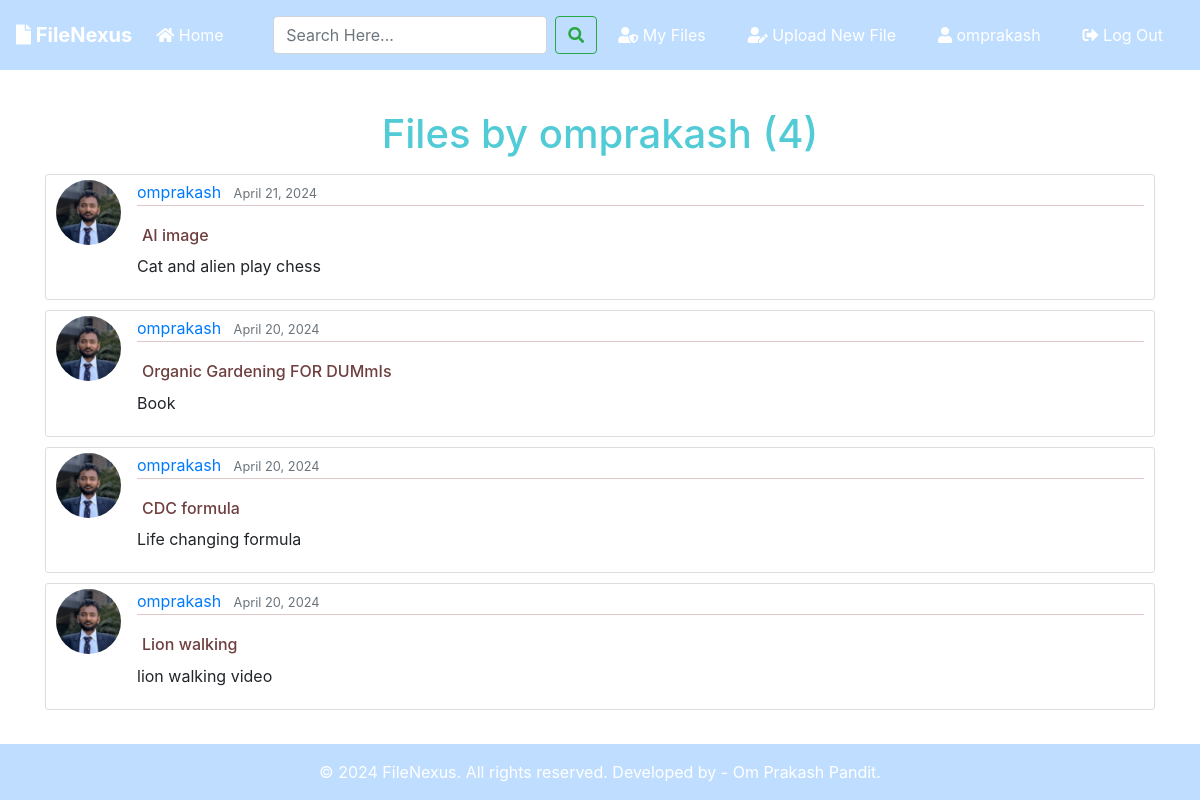
Screenshot of /user/omprakash (signed in) with the database file from the repository.
### blog/models.py (models this page shows, shortened)
class Post(models.Model):
	title = models.CharField(max_length=100)
	file = models.FileField(null=True,blank=True,upload_to='Files')
	content = models.TextField()
	date_posted = models.DateTimeField(default=timezone.now)
	author = models.ForeignKey(User, on_delete=models.CASCADE)
	downloadable = models.BooleanField(default=True)

### users/models.py (models this page shows, shortened)
class Profile(models.Model):
    user = models.OneToOneField(User, on_delete=models.CASCADE)
    image = models.ImageField(default='default.jpg', upload_to='profile_pics')

### blog/views.py (the view)
# urls.py: path('user/<str:username>', UserPostListView.as_view(), name='user-posts'),
class UserPostListView(ListView):
    model = Post
    template_name = 'blog/user_posts.html'  # <app>/<model>_<viewtype>.html
    context_object_name = 'posts'
    paginate_by = 4
    def get_queryset(self):
        user = get_object_or_404(User, username=self.kwargs.get('username'))
        return Post.objects.filter(author=user).order_by('-date_posted')

### blog/templates/blog/user_posts.html (shortened to what this page needs)
{% extends "blog/base.html" %}
{% block content %}
    <h1 class="mb-3">Files by {{ view.kwargs.username }} ({{ page_obj.paginator.count }})</h1>
    {% for post in posts %}
        <article class="media content-section">
          <img class="rounded-circle article-img" src="{{ post.author.profile.image.url }}">
          <div class="media-body">
            <div class="article-metadata">
              <a class="mr-2" href="{% url 'user-posts' post.author.username %}">{{ post.author }}</a>
              <small class="text-muted">{{ post.date_posted|date:"F d, Y" }}</small>
            </div>
            <h2><a class="article-title" href="{% url 'post-detail' post.id %}">{{ post.title }}</a></h2>
            <p class="article-content">{{ post.content }}</p>
          </div>
        </article>
    {% endfor %}
{% endblock content %}

### blog/templates/blog/base.html (shortened to what this page needs)
{% load static %}
{% load tz %}
<!doctype html>
<html lang="en">
<head>
    <link rel="stylesheet" href="https://stackpath.bootstrapcdn.com/bootstrap/4.3.1/css/bootstrap.min.css">
    <link rel="stylesheet" href="https://use.fontawesome.com/releases/v5.8.1/css/all.css">
    <link rel="stylesheet" href="{% static 'blog/main.css' %}">
</head>
<body>
    <nav class="navbar navbar-expand-lg navbar-dark bg-dark">
        <a class="navbar-brand font-weight-bold" href="{% url 'blog-home' %}"><i class="fas fa-file"></i> FileNexus</a>
        <div class="collapse navbar-collapse" id="navbarSupportedContent">
            <ul class="navbar-nav mr-auto">
                <li class="nav-item active">
                    <a class="nav-link" href="{% url 'blog-home' %}"><i class="fas fa-home"></i> Home <span class="sr-only">(current)</span></a>
                </li>
            </ul>
            <form id="searchform" class="form-inline" action="{% url 'search' %}" method="get">
                <input class="form-control mr-sm-2" type="search" name="q" value="{{ request.GET.q }}" placeholder="Search Here..." aria-label="Search">
                <button class="btn btn-outline-success my-2 my-sm-0" type="submit"><i class="fa fa-search"></i></button>
            </form>
            {% if user.is_authenticated %}
            <a href="{% url 'user-posts' user %}" class="btn text-white m-2"><i class="fas fa-user-shield"></i> My Files</a>
            <a href="{% url 'post-create' %}" class="btn text-white m-2"><i class="fas fa-user-edit"></i> Upload New File</a>
            <a href="{% url 'profile' %}" class="btn text-white m-2"><i class="fas fa-user"></i> {{ user.username }}</a>
            <form action="{% url 'logout' %}" method="post" style="display: inline;">
                <button type="submit" class="btn text-white m-2"><i class="fas fa-sign-out-alt"></i> Log Out</button>
            </form>
            {% else %}
            <a href="{% url 'login' %}" class="btn text-white m-2"><i class="fas fa-user-tie"></i> Log In</a>
            <a href="{% url 'register' %}" class="btn text-white m-2"> <i class="fas fa-sign-in-alt"></i> Sign Up</a>
            {% endif %}
        </div>
    </nav>
    <div class="container my-bg">
        {% block content %}
        {% endblock %}
    </div>
    <footer class="footer bg-dark text-white">
        <div class="container text-center py-3">
            © {% now "Y" %} FileNexus. All rights reserved. Developed by - Om Prakash Pandit.
        </div>
    </footer>
</body>
</html>

### blog/static/blog/main.css (style rules this page uses)
html { height: 100%; }
body { background-image: url('https://images.pexels.com/photos/956999/milky-way-starry-sky-night-sky-star-956999.jpeg?auto=compress&cs=tinysrgb&w=1260&h=750&dpr=1'); background-size: cover; background-position: center; background-repeat: no-repeat; background-attachment: fixed; display: flex; flex-direction: column; min-height: 100vh; margin: 0; }
.bg-dark { background-color: rgba(0, 123, 255, .25) !important; }
h2, h3, h4, h5, h6 { color: #58c5cf; margin: 5px; }
h1 { color: #51cbd6; margin: 20px; text-align: center; }
ul { margin: 0; }
.content-section { background: #ffffff; padding: 5px 10px; border: 1px solid #dddddd; border-radius: 3px; margin-bottom: 10px; }
.article-title { color: #6f3f3f; font-size: medium; }
.article-content { white-space: pre-line; }
.article-img { height: 65px; width: 65px; margin-right: 16px; }
.article-metadata { padding-bottom: 1px; margin-bottom: 4px; border-bottom: 1px solid #e1c8c8 }
.container.my-bg { flex: 1 0 auto; margin-top: 20px; }
.footer { background-color: #343a40; color: white; flex-shrink: 0; width: 100%; }

### rows the page displays
Post: author.profile.image (picture), author "omprakash", date_posted "April 21, 2024", title "AI image", content "Cat and alien play chess"
Post: author.profile.image (picture), author "omprakash", date_posted "April 20, 2024", title "Organic Gardening FOR DUMmIs", content "Book"
Post: author.profile.image (picture), author "omprakash", date_posted "April 20, 2024", title "CDC formula", content "Life changing formula"
Post: author.profile.image (picture), author "omprakash", date_posted "April 20, 2024", title "Lion walking", content "lion walking video"

### other values shown
{{ user.username }} "omprakash"
{{ view.kwargs.username }} "omprakash"
{{ page_obj.paginator.count }} "4"
